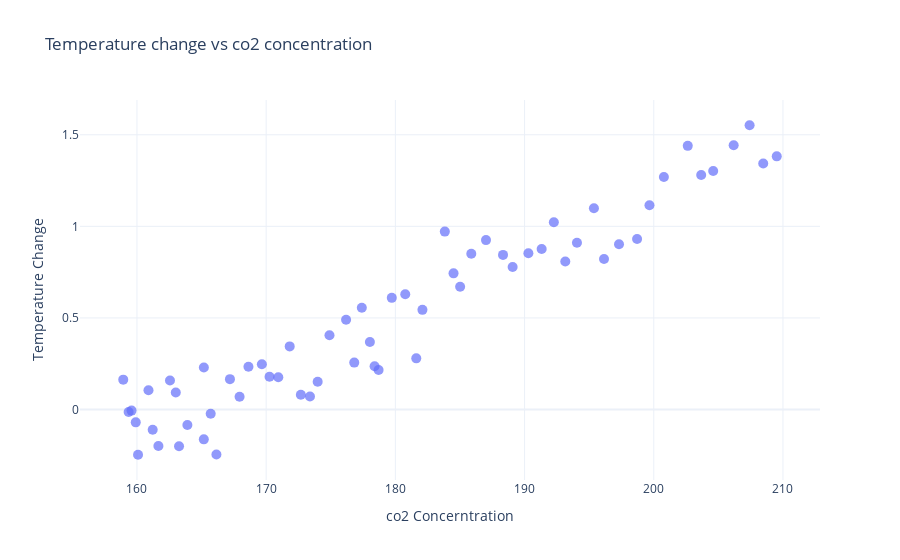

Write notebook code for a chart like this one.
### Code cell
scatter_fig.update_traces(marker=dict(size=10,opacity=0.7))
scatter_fig.show()

### Figure 1 — Plotly figure (JSON) as saved in the notebook; plotly's stock layout.template omitted (floating-point values rounded to 4 significant figures)
{"data": [{"hovertemplate": "co2 Concerntration=%{x}<br>Temperature Change=%{y}<extra></extra>", "legendgroup": "", "marker": {"color": "#636efa", "opacity": 0.7, "size": 10, "symbol": "circle"}, "mode": "markers", "name": "", "orientation": "v", "showlegend": false, "type": "scatter", "x": [158.9, 159.4, 159.6, 159.9, 160.1, 160.9, 161.2, 161.7, 162.6, 163.0, 163.3, 163.9, 165.2, 165.2, 165.7, 166.1, 167.2, 167.9, 168.6, 169.7, 170.3, 170.9, 171.8, 172.7, 173.4, 174.0, 174.9, 176.2, 176.8, 177.4, 178.0, 178.4, 178.7, 179.7, 180.8, 181.6, 182.1, 183.8, 184.5, 185.0, 185.9, 187.0, 188.3, 189.1, 190.3, 191.3, 192.3, 193.2, 194.1, 195.4, 196.2, 197.3, 198.7, 199.7, 200.8, 202.6, 203.7, 204.6, 206.2, 207.4, 208.5, 209.5], "xaxis": "x", "y": [0.1631, -0.01348, -0.006043, -0.07006, -0.247, 0.1055, -0.1108, -0.1991, 0.1579, 0.09249, -0.2005, -0.08491, 0.2294, -0.163, -0.02349, -0.2459, 0.1658, 0.06963, 0.2338, 0.2473, 0.1786, 0.1765, 0.3446, 0.08012, 0.07129, 0.1512, 0.405, 0.4901, 0.2562, 0.5553, 0.3682, 0.2365, 0.216, 0.6095, 0.6292, 0.2792, 0.544, 0.9713, 0.7433, 0.6698, 0.8502, 0.925, 0.8442, 0.7778, 0.853, 0.8766, 1.023, 0.8084, 0.9106, 1.099, 0.8214, 0.9022, 0.9312, 1.115, 1.27, 1.44, 1.281, 1.302, 1.443, 1.552, 1.344, 1.382], "yaxis": "y"}], "layout": {"autosize": true, "legend": {"tracegroupgap": 0}, "title": {"text": "Temperature change vs co2 concentration"}, "xaxis": {"anchor": "y", "autorange": true, "domain": [0, 1], "range": [155.7, 212.7], "title": {"text": "co2 Concerntration"}, "type": "linear"}, "yaxis": {"anchor": "x", "autorange": true, "domain": [0, 1], "range": [-0.4305, 1.736], "title": {"text": "Temperature Change"}, "type": "linear"}}}
